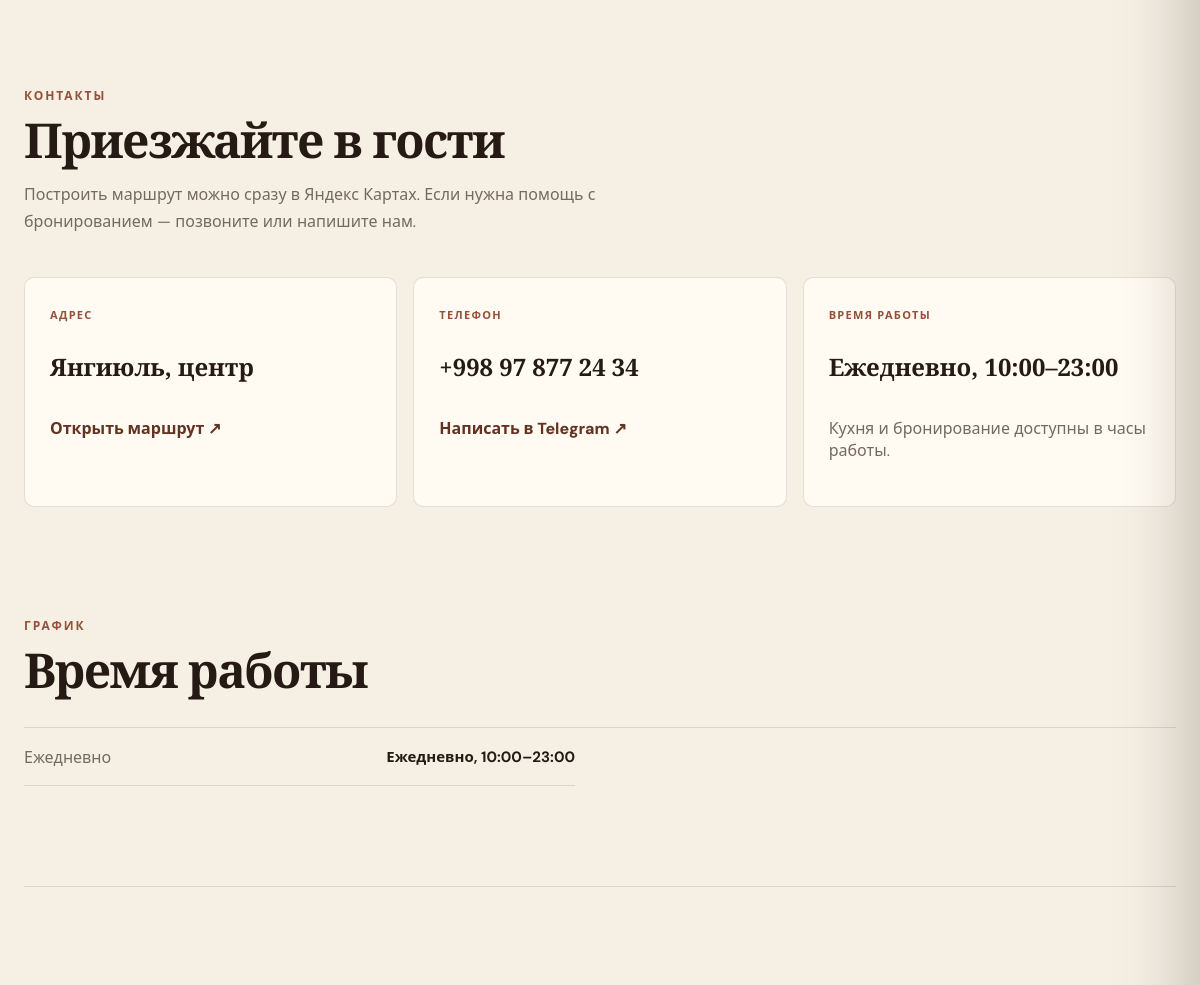
Page /about/ (middle part) on the earlier database version.
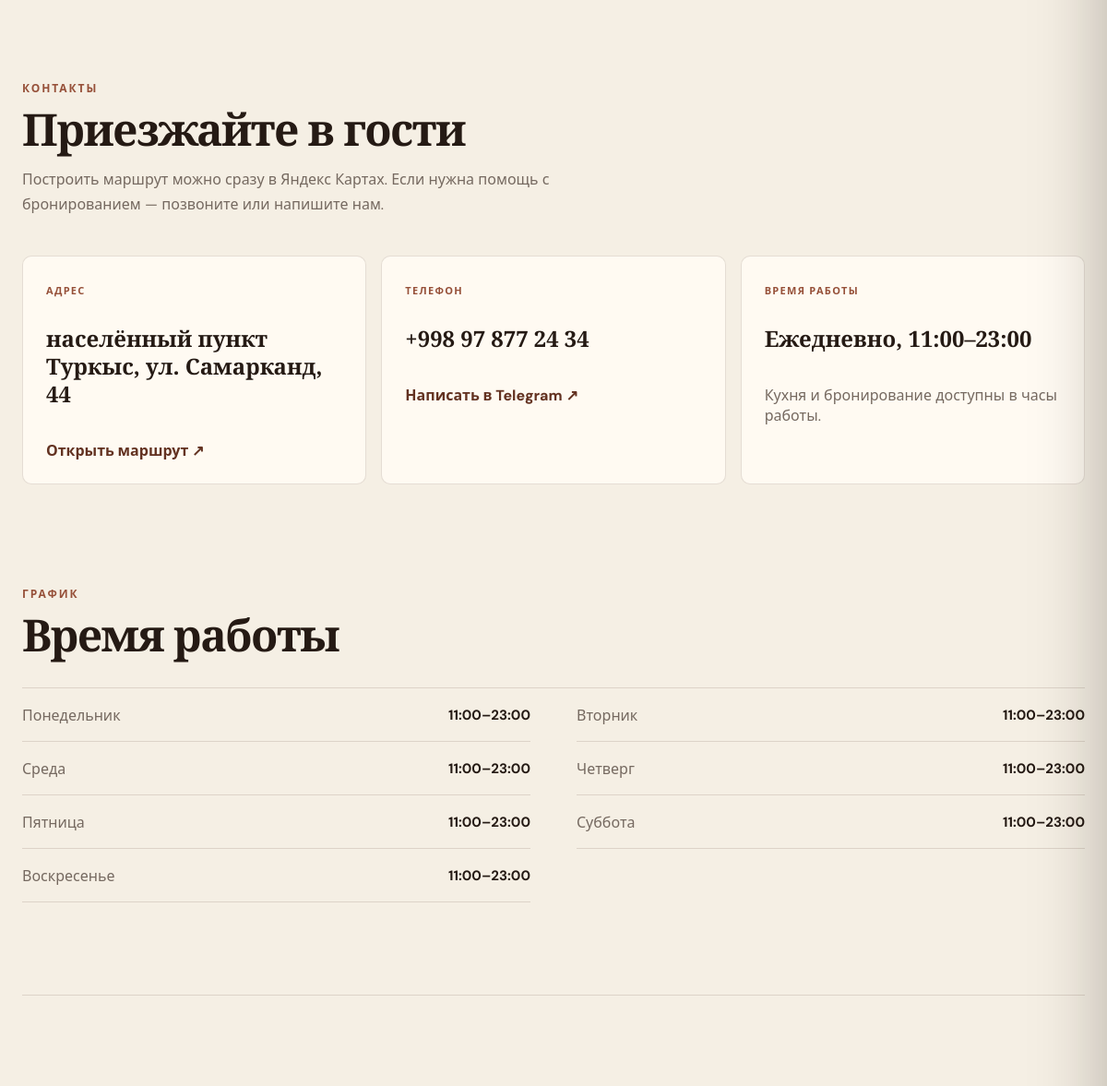
Same page on the later database version.
### menu/models.py (models this page shows, shortened)
class RestaurantSettings(models.Model):
    restaurant_name = models.CharField("Restoran nomi / название", max_length=160, default="Beshbarmak House")
    subtitle_uz = models.CharField("Taglavha (UZ)", max_length=180, default="Milliy taomlar • Issiq • Mazali")
    subtitle_ru = models.CharField("Подзаголовок (RU)", max_length=180, default="Национальная кухня • С пылу с жару")
    about_uz = models.TextField("Qisqa matn (UZ)", blank=True)
    about_ru = models.TextField("Короткий текст (RU)", blank=True)
    phone = models.CharField("Telefon", max_length=40, default="+998 90 123 45 67")
    working_hours_uz = models.CharField("Ish vaqti (UZ)", max_length=120, default="Har kuni, 10:00–23:00")
    working_hours_ru = models.CharField("Время работы (RU)", max_length=120, default="Ежедневно, 10:00–23:00")
    location_text_uz = models.CharField("Manzil (UZ)", max_length=180, default="Yangiyo‘l")
    location_text_ru = models.CharField("Адрес (RU)", max_length=180, default="Янгиюль")
    location_url = models.URLField("Xarita havolasi / ссылка на карту", blank=True)
    telegram_url = models.URLField("Telegram", blank=True)
    instagram_url = models.URLField("Instagram", blank=True)
    hero_image = models.ImageField("Asosiy rasm / фото обложки", upload_to="restaurant/", blank=True)
    logo = models.ImageField("Logotip / логотип", upload_to="restaurant/", blank=True)
    reservation_enabled = models.BooleanField("Бронирование включено", default=True)
    minimum_advance_minutes = models.PositiveIntegerField("Минимум минут до визита", default=60)
    maximum_days_ahead = models.PositiveSmallIntegerField("Дней для бронирования вперёд", default=30)
    default_reservation_duration_minutes = models.PositiveIntegerField("Длительность брони, минут", default=120)
    slot_interval_minutes = models.PositiveSmallIntegerField("Интервал слотов, минут", default=30)
    minimum_guests = models.PositiveSmallIntegerField("Минимум гостей", default=1)
    maximum_guests = models.PositiveSmallIntegerField("Максимум гостей", default=30)
    cancellation_limit_hours = models.PositiveSmallIntegerField("Отмена не позднее, часов", default=3)
    manager_confirmation_required = models.BooleanField("Требуется подтверждение менеджера", default=True)
    class Meta:
        verbose_name = "Restoran sozlamalari / настройки ресторана"
        verbose_name_plural = "Restoran sozlamalari / настройки ресторана"
    @classmethod
    def load(cls):
        obj, _ = cls.objects.get_or_create(pk=1)
        return obj

### reservations/models.py (models this page shows, shortened)
class WorkingHours(models.Model):
    class Weekday(models.IntegerChoices):
        MONDAY = 0, "Понедельник"
        TUESDAY = 1, "Вторник"
        WEDNESDAY = 2, "Среда"
        THURSDAY = 3, "Четверг"
        FRIDAY = 4, "Пятница"
        SATURDAY = 5, "Суббота"
        SUNDAY = 6, "Воскресенье"
    day_of_week = models.PositiveSmallIntegerField("День недели", choices=Weekday.choices, unique=True)
    open_time = models.TimeField("Открытие", default="11:00")
    close_time = models.TimeField("Закрытие", default="23:00")
    is_closed = models.BooleanField("Выходной", default=False)
    class Meta:
        ordering = ("day_of_week",)
        verbose_name = "Рабочие часы"
        verbose_name_plural = "Рабочие часы"

### menu/views.py (the view)
# urls.py: path("about/", views.restaurant_info, name="info"),
def restaurant_info(request):
    from reservations.models import WorkingHours
    language = request.GET.get("lang") or request.COOKIES.get("site_language") or "uz"
    language = language if language in {"uz", "ru"} else "uz"
    return render(request, "menu/info.html", {"restaurant": RestaurantSettings.load(), "working_hours": WorkingHours.objects.all(), "language": language})

### templates/menu/info.html (shortened to what this page needs)
{% load static %}
<!doctype html><html lang="ru"><head><link rel="stylesheet" href="{% static 'css/info.css' %}?v=20260922-1"><link rel="stylesheet" href="{% static 'css/site-nav.css' %}?v=20260922-1"></head>
<body>
<main>
<section class="contact-section" id="contacts"><div class="section-copy"><p class="info-kicker">Контакты</p><h2>Приезжайте в гости</h2><p>Построить маршрут можно сразу в Яндекс Картах. Если нужна помощь с бронированием — позвоните или напишите нам.</p></div><div class="contact-cards"><article><span>Адрес</span><h3>{{ restaurant.location_text_ru }}</h3>{% if restaurant.location_url %}<a href="{{ restaurant.location_url }}" target="_blank" rel="noopener">Открыть маршрут ↗</a>{% endif %}</article><article><span>Телефон</span><h3><a href="tel:{{ restaurant.phone|cut:' ' }}">{{ restaurant.phone }}</a></h3>{% if restaurant.telegram_url %}<a href="{{ restaurant.telegram_url }}" target="_blank" rel="noopener">Написать в Telegram ↗</a>{% endif %}</article><article><span>Время работы</span><h3>{{ restaurant.working_hours_ru }}</h3><p>Кухня и бронирование доступны в часы работы.</p></article></div></section>
<section class="schedule-section"><p class="info-kicker">График</p><h2>Время работы</h2><div class="schedule-grid">{% for hours in working_hours %}<div><span>{{ hours.get_day_of_week_display }}</span><b>{% if hours.is_closed %}Закрыто{% else %}{{ hours.open_time|time:'H:i' }}–{{ hours.close_time|time:'H:i' }}{% endif %}</b></div>{% empty %}<div><span>Ежедневно</span><b>{{ restaurant.working_hours_ru }}</b></div>{% endfor %}</div></section>
<section class="faq-section" id="faq"></section>
</main>
{% include 'partials/mobile_drawer.html' %}<script src="{% static 'js/site-nav.js' %}" defer></script></body></html>

Differences in the rows shown:
changed RestaurantSettings: location_text_ru "Янгиюль, центр" → "населённый пункт Туркыс, ул. Самарканд, 44"; working_hours_ru "Ежедневно, 10:00–23:00" → "Ежедневно, 11:00–23:00"; working_hours_ru "Ежедневно, 10:00–23:00" → (not shown)
added WorkingHours: day_of_week "Понедельник", open_time "11:00", close_time "23:00"
added WorkingHours: day_of_week "Вторник", open_time "11:00", close_time "23:00"
added WorkingHours: day_of_week "Среда", open_time "11:00", close_time "23:00"
added WorkingHours: day_of_week "Четверг", open_time "11:00", close_time "23:00"
added WorkingHours: day_of_week "Пятница", open_time "11:00", close_time "23:00"
added WorkingHours: day_of_week "Суббота", open_time "11:00", close_time "23:00"
added WorkingHours: day_of_week "Воскресенье", open_time "11:00", close_time "23:00"
Other differences:
text no longer shown: "Ежедневно"
